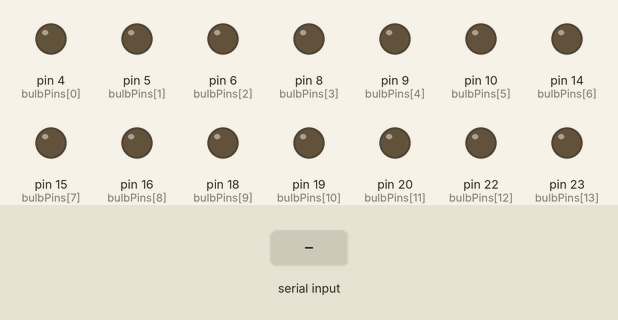
A sketch run on a simulated Arduino Mega 2560, built with avr-gcc and run on an emulated ATmega2560. On the bench: output pins drawn as LEDs (lit = HIGH). Inputs (shaded band) come from the test bench. What the sketch prints to the serial monitor is not drawn.

Above: at 1.2 s.
1.3 s: "2\n" received over Serial
At 3.5 s:
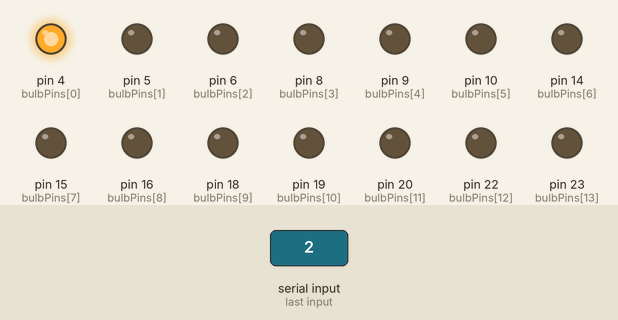
3.8 s: "90,45\n" received over Serial
At 5.6 s:
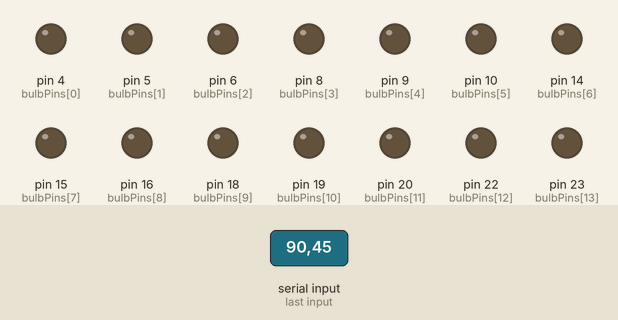
Timing chart, 0 to 7.1 s (numbered marks = the images above; inputs shaded):
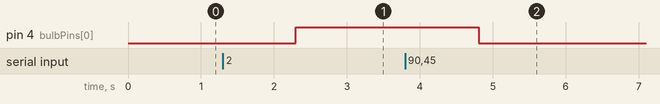

Measured:
- after the input at 1.3 s, pin 4 (bulbPins[0]): LOW → HIGH after 1.0 s
- after the input at 3.8 s, pin 4 (bulbPins[0]): HIGH → LOW after 1.0 s

The sketch:

CascadeBulb.ino
```cpp
int bulbPins[] = {4, 5, 6, 8, 9, 10, 14, 15, 16, 18, 19, 20, 22, 23, 24, 26, 27, 28, 30, 31, 32, 34, 35, 36, 38, 39, 40, 42, 43, 44};
const int numBulbs = sizeof(bulbPins)/sizeof(int);

char serialData[numBulbs * 3];
char tempData[3];

void setup() {
  Serial.begin(9600);
  Serial.println("Ready");
  for (int i=0; i < numBulbs; i++) {
    pinMode(bulbPins[i], OUTPUT);
  }
}

void loop() {
  if (Serial.available()) {
    Serial.readBytesUntil('\0', serialData, numBulbs * 3);

    for (int i=0; i < numBulbs; i++) {
      memmove(tempData, serialData + i * 3, 3);
      if (atoi(tempData) == 2) {
          digitalWrite(bulbPins[i], HIGH);
      }
      else {
          digitalWrite(bulbPins[i], LOW);
      }
    }
     delay(15);
  }
}
```
